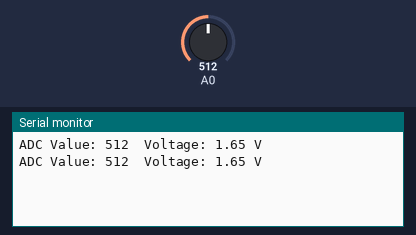
The sketch below on a simulated Arduino Uno, built with avr-gcc and run on an emulated ATmega328P. Shown: the last lines printed to the serial monitor. Inputs (shaded band) come from the test bench; at power-on: A0 = 512.

Above: at 1.8 s.
1.9 s: A0 set to 716
At 2.8 s:
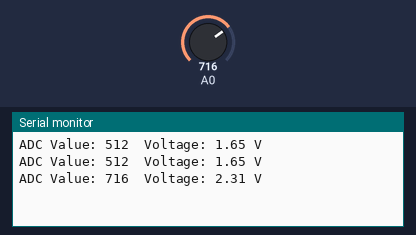
3.4 s: A0 set to 900
At 4.8 s:
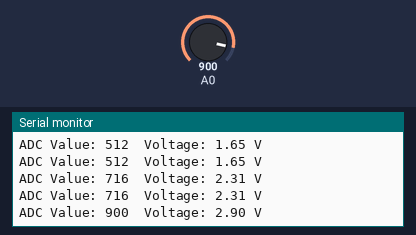
Timing chart, 0 to 6.4 s (numbered marks = the images above; inputs shaded):
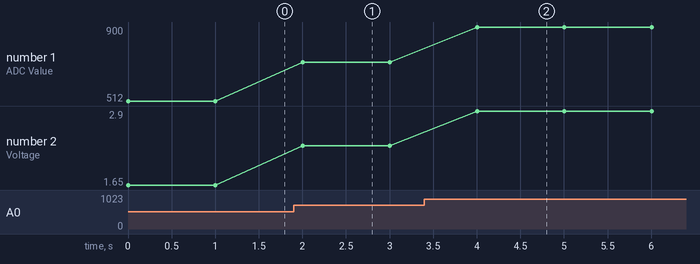

The sketch:

Lab_06_Analog_Input_Potentiometer.ino
```cpp
void setup() {
  Serial.begin(9600);
}

void loop() {
  int potentiometerValue = analogRead(A0);
  float potentiometerVoltage = potentiometerValue * (3.3 / 1024.0);

  Serial.print("ADC Value: ");
  Serial.print(potentiometerValue);
  Serial.print("\tVoltage: ");
  Serial.print(potentiometerVoltage);
  Serial.println(" V");

  delay(1000);
}
```

Measured:
- after the input at 1.9 s, the serial monitor: prints a new line after 0.10 s (image 1)
- after the input at 3.4 s, the serial monitor: prints a new line after 0.60 s (image 2)
- plotted number 1: 512 → 716 after the input at 1.9 s, 716 → 900 after the input at 3.4 s
- plotted number 2: 1.65 → 2.31 after the input at 1.9 s, 2.31 → 2.9 after the input at 3.4 s
